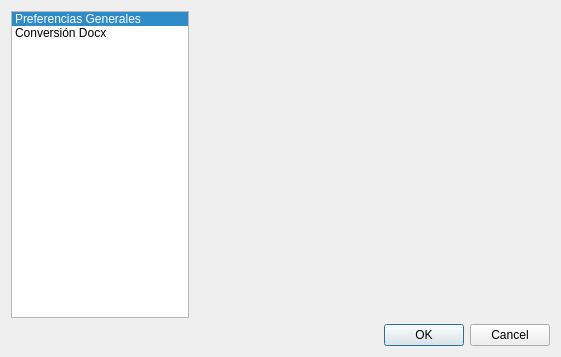
<?xml version="1.0" encoding="UTF-8"?>
<ui version="4.0">
 <class>Preferences</class>
 <widget class="QDialog" name="Preferences">
  <property name="geometry">
   <rect>
    <x>0</x>
    <y>0</y>
    <width>561</width>
    <height>357</height>
   </rect>
  </property>
  <property name="windowTitle">
   <string>Dialog</string>
  </property>
  <layout class="QVBoxLayout" name="verticalLayout">
   <item>
    <layout class="QHBoxLayout" name="horizontalLayout_2">
     <item>
      <widget class="QListWidget" name="listWidget">
       <property name="sizePolicy">
        <sizepolicy hsizetype="Preferred" vsizetype="Preferred">
         <horstretch>1</horstretch>
         <verstretch>0</verstretch>
        </sizepolicy>
       </property>
       <property name="currentRow">
        <number>0</number>
       </property>
       <item>
        <property name="text">
         <string>Preferencias Generales</string>
        </property>
       </item>
       <item>
        <property name="text">
         <string>Conversión Docx</string>
        </property>
       </item>
      </widget>
     </item>
     <item>
      <widget class="QStackedWidget" name="stackedPreferences">
       <property name="sizePolicy">
        <sizepolicy hsizetype="Preferred" vsizetype="Preferred">
         <horstretch>2</horstretch>
         <verstretch>0</verstretch>
        </sizepolicy>
       </property>
       <property name="currentIndex">
        <number>0</number>
       </property>
       <widget class="GeneralPreferences" name="page_9"/>
       <widget class="DocxPreferences" name="page_10"/>
      </widget>
     </item>
    </layout>
   </item>
   <item>
    <widget class="QDialogButtonBox" name="buttonBox">
     <property name="orientation">
      <enum>Qt::Horizontal</enum>
     </property>
     <property name="standardButtons">
      <set>QDialogButtonBox::Cancel|QDialogButtonBox::Ok</set>
     </property>
    </widget>
   </item>
  </layout>
 </widget>
 <customwidgets>
  <customwidget>
   <class>GeneralPreferences</class>
   <extends>QWidget</extends>
   <header>gui.preferences_widgets</header>
   <container>1</container>
  </customwidget>
  <customwidget>
   <class>DocxPreferences</class>
   <extends>QWidget</extends>
   <header>gui.preferences_widgets</header>
   <container>1</container>
  </customwidget>
 </customwidgets>
 <tabstops>
  <tabstop>listWidget</tabstop>
  <tabstop>buttonBox</tabstop>
 </tabstops>
 <resources/>
 <connections>
  <connection>
   <sender>buttonBox</sender>
   <signal>accepted()</signal>
   <receiver>Preferences</receiver>
   <slot>accept()</slot>
   <hints>
    <hint type="sourcelabel">
     <x>227</x>
     <y>312</y>
    </hint>
    <hint type="destinationlabel">
     <x>157</x>
     <y>274</y>
    </hint>
   </hints>
  </connection>
  <connection>
   <sender>buttonBox</sender>
   <signal>rejected()</signal>
   <receiver>Preferences</receiver>
   <slot>reject()</slot>
   <hints>
    <hint type="sourcelabel">
     <x>295</x>
     <y>318</y>
    </hint>
    <hint type="destinationlabel">
     <x>286</x>
     <y>274</y>
    </hint>
   </hints>
  </connection>
  <connection>
   <sender>listWidget</sender>
   <signal>currentRowChanged(int)</signal>
   <receiver>stackedPreferences</receiver>
   <slot>setCurrentIndex(int)</slot>
   <hints>
    <hint type="sourcelabel">
     <x>86</x>
     <y>78</y>
    </hint>
    <hint type="destinationlabel">
     <x>282</x>
     <y>104</y>
    </hint>
   </hints>
  </connection>
 </connections>
</ui>
